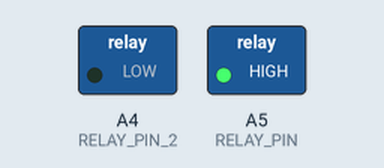
Recording of a sketch running on a simulated Arduino Uno, built with avr-gcc and run on an emulated ATmega328P. On the bench: switched loads named in the sketch (green lamp = pin HIGH).

Above: at 2.5 s.
At 7.5 s:
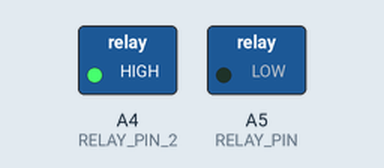
At 12.5 s:
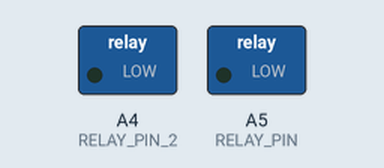
Timing chart, 0 to 19.5 s (numbered marks = the images above):
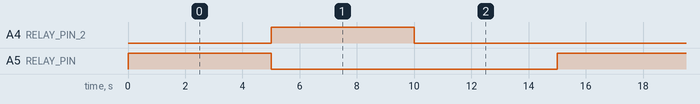

Measured:
- by itself, A4 (RELAY_PIN_2), A5 (RELAY_PIN): alternates HIGH for 5.0 s and LOW for 10.0 s
- by itself, everything shown: repeats every 15.0 s, in 3 steps

The sketch:

2023_float.ino
```cpp
const int RELAY_PIN =  A5; // arduino pin conecting to the relay
const int RELAY_PIN_2 =A4;

void setup(){
  pinMode(RELAY_PIN, OUTPUT);//stating this is an output
  pinMode(RELAY_PIN_2,OUTPUT);
}
void loop(){
  digitalWrite(RELAY_PIN,HIGH);// here the pump will turn on
  delay(5000);// delayed for 5000 seconds
  digitalWrite(RELAY_PIN, LOW); // here the pump will  take out water


  digitalWrite(RELAY_PIN_2,HIGH);// here the pump will turn on
  delay(5000);// delayed for 5000 seconds
  digitalWrite(RELAY_PIN_2, LOW); // here the pump will  take out water
  delay(5000); // delayed or stoped 5000 befor going back in the loo
 }
```
